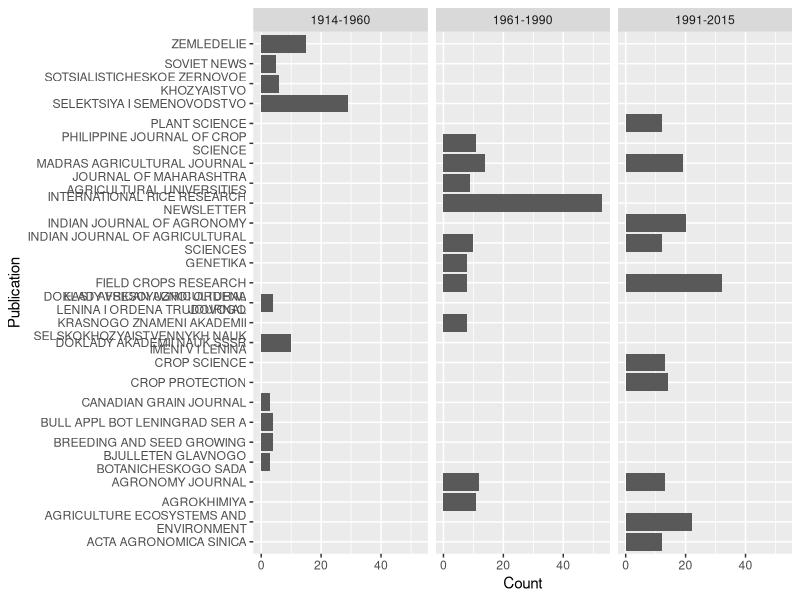
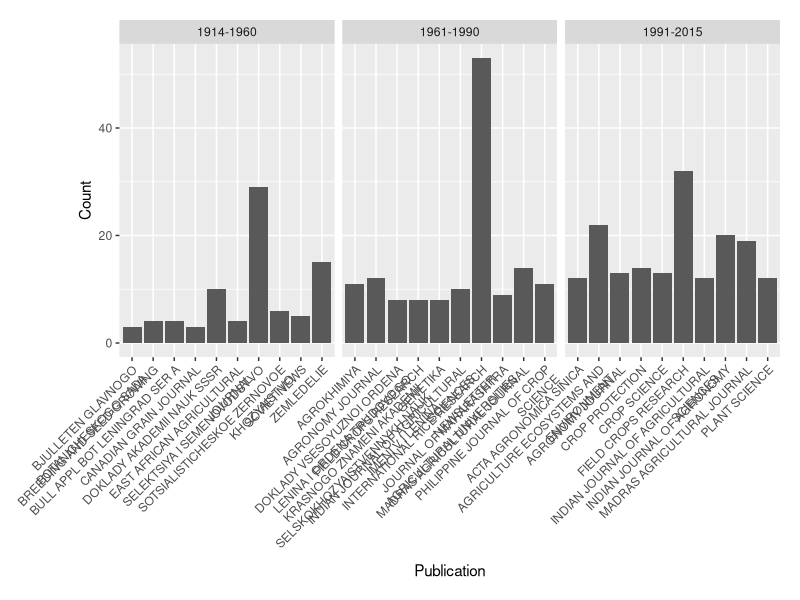
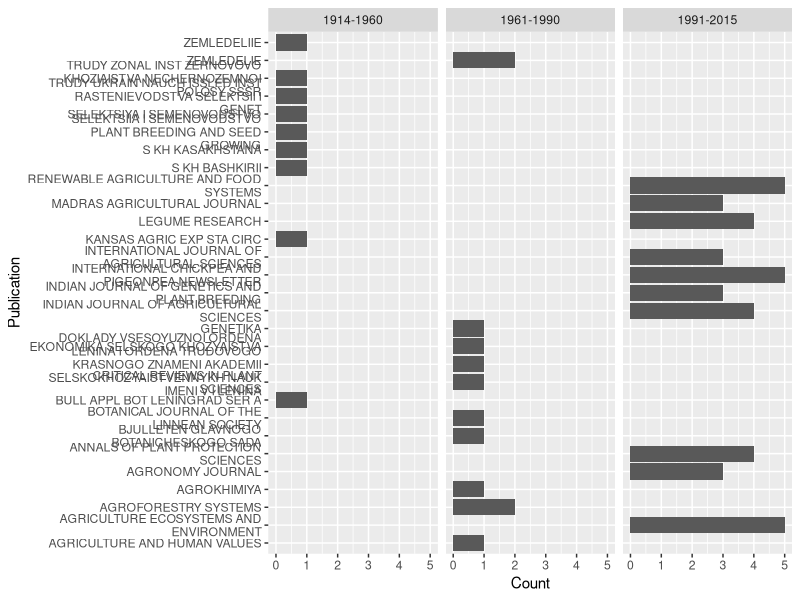
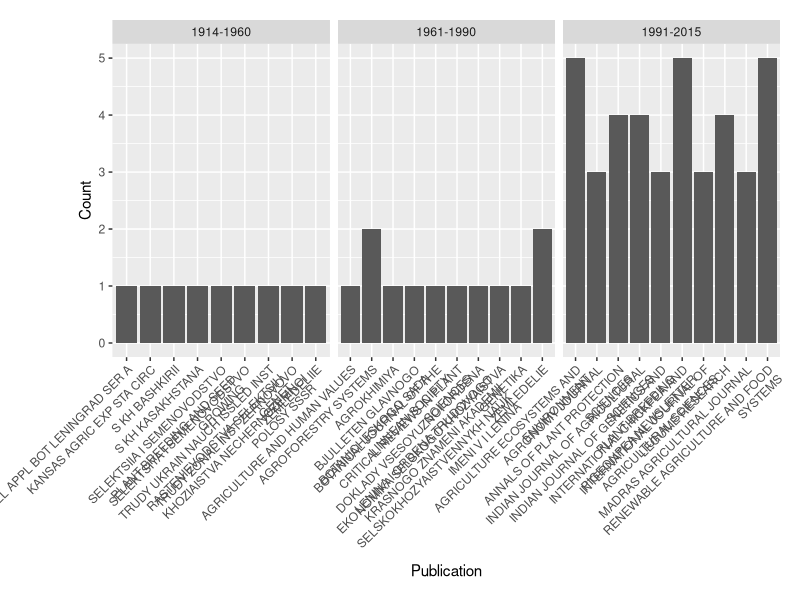
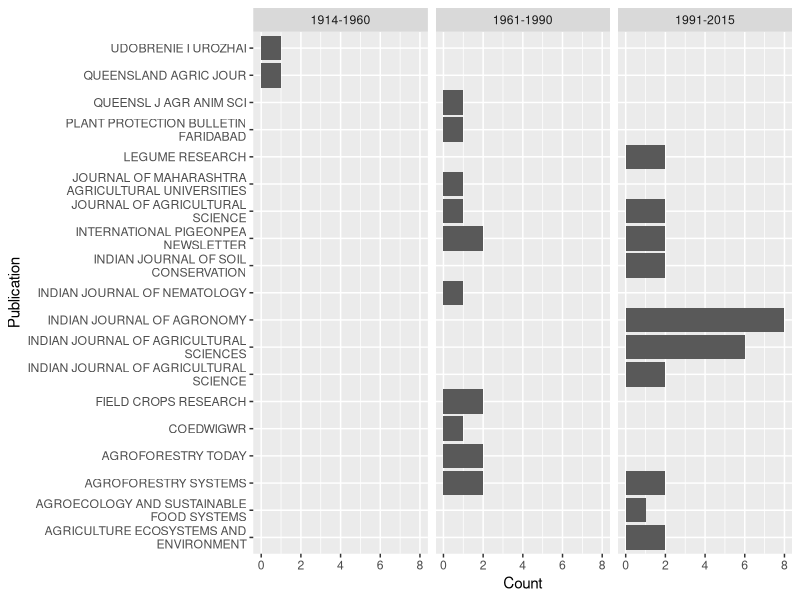
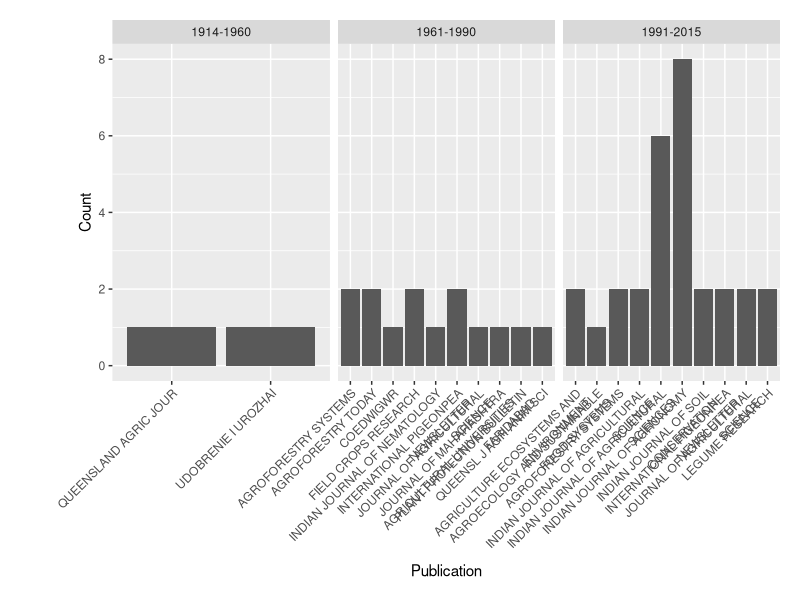
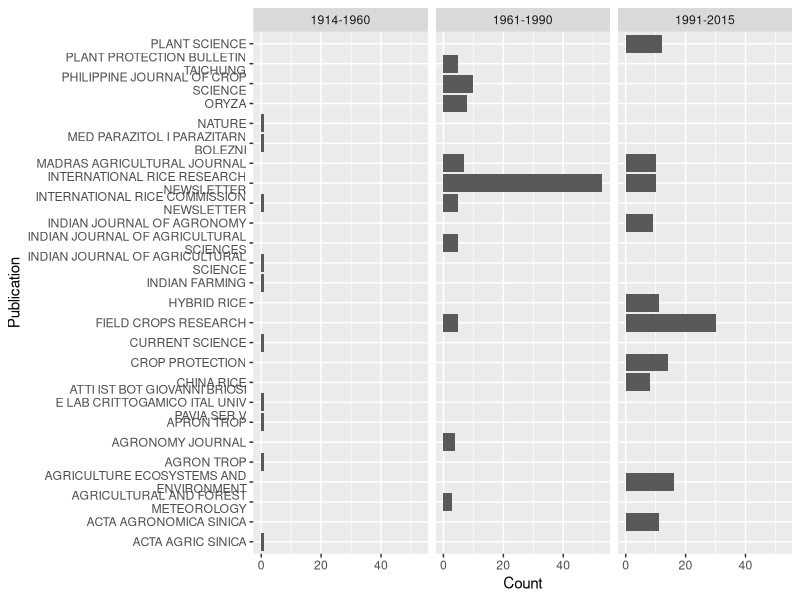
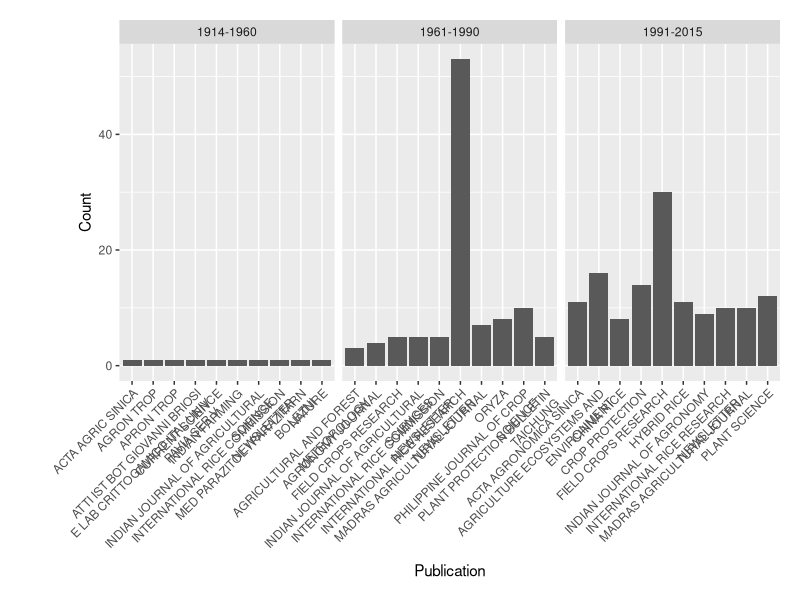

Source code (R) for these figures, in order:
## Import Data
d <- data.frame(year = read.csv("P_grain_biblio_paper_database.csv")$Publication.Year,
                Publication = as.character(
                    read.csv("P_grain_biblio_paper_database.csv")$Publication.Title),
                tags = read.csv("P_grain_biblio_paper_database.csv")$Manual.Tags
                )

## Replace "&" with "and"
d$Publication <- gsub("&", "and", d$Publication, ignore.case=T)

## Remove punctuation
d$Publication <- gsub("[[:punct:]]", "", d$Publication)

## Remove extra spaces
d$Publication <- gsub("[ ]+", " ", d$Publication, perl=T)

## upcase
d$Publication <- toupper(d$Publication)

## journal titles per period

d$period[d$year <= 1960] <- "1914-1960"
d$period[d$year >= 1961 & d$year <= 1990] <- "1961-1990"
d$period[d$year >= 1991 & d$year <= 2015] <- "1991-2015"

## list per crop

d.list <- list(grain = d[grep("search.grain", d$tags),][,c(2,4)],
               pigeonpea = d[grep("search.pigeonpea", d$tags),][,c(2,4)],
               rice = d[grep("search.rice", d$tags),][,c(2,4)],
               sorghum = d[grep("search.sorghum", d$tags),][,c(2,4)],
               wheat = d[grep("search.wheat", d$tags),][,c(2,4)],
               all = d[,c(2,4)])

## Count publications per period,

require(reshape2)
require(plyr)

d.list.summary <- lapply(d.list, ddply, .(period, Publication),
                         summarise,
                         Count = length(Publication))

## Calculate publication count for the period, and normalize counts

d.list.summary <- lapply(d.list.summary, ddply, .(period),
                         mutate,
                         n.period = length(Publication),
                         n.norm = Count/n.period)

## Flatten, arrange dataframe, and remove incomplete entries

d.df.summary <- ldply(d.list.summary)
d.df.summary <- arrange(d.df.summary, .id, desc(period), desc(n.norm),
                        Publication)
d.df.summary <- d.df.summary[complete.cases(d.df.summary),]

## Select top 10 publications per time period

d.df.summary <- ddply(d.df.summary, .(.id, period), function(x) x[1:10,])

detach(package:reshape2, unload=T)
detach(package:plyr, unload=T)

## Wrap names and select complete cases again (not sure more NAs are generated)

require(stringr)
d.df.summary$Publication <- str_wrap(d.df.summary$Publication, width=30)
detach(package:stringr, unload=T)

d.df.summary <- d.df.summary[complete.cases(d.df.summary),]

## Create Plots

require(ggplot2)
require(grid)

for (i in unique(d.df.summary$.id)){

    g <- ggplot(d.df.summary[d.df.summary$.id == i,],
                aes(x=Publication, y=Count))+
        geom_bar(stat="identity")+
            facet_grid(. ~ period, scale = "free_y")+
                coord_flip()

    ggsave(g,file=paste(getwd(),"/figures/","publications-",
                 i,"-flipped",".pdf",sep=""))

    g <- ggplot(d.df.summary[d.df.summary$.id == i,],
                aes(x=Publication, y=Count))+
        geom_bar(stat="identity")+
            facet_grid(. ~ period, scale = "free_x")+
                theme(axis.text.x = element_text(angle = 45,vjust= 1,hjust=1),
                      plot.margin = unit(c(0.5,0.5,0.5,2), "cm"))

    ggsave(g,file=paste(getwd(),"/figures/","publications-",
                 i,".pdf",sep=""))
}

detach(package:ggplot2, unload=T)
detach(package:grid, unload=T)
